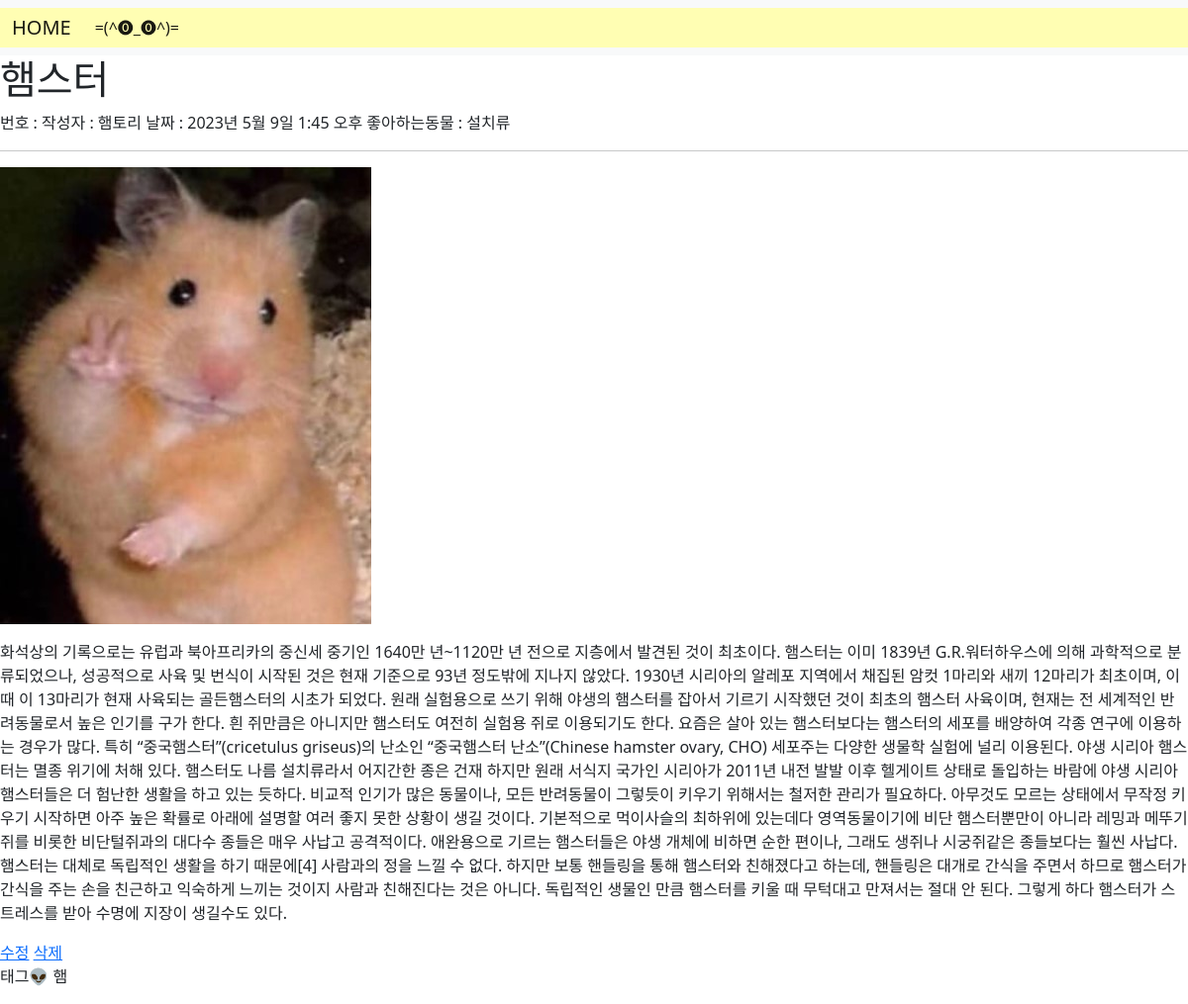
The page /1 on the database its author committed.
### main/models.py (models this page shows, shortened)
class Post(models.Model):
    title = models.CharField(max_length=200)
    writer = models.CharField(max_length=100)
    pub_date = models.DateTimeField()
    body = models.TextField()
    fanname = models.CharField(max_length=50)
    hashtag = models.CharField(max_length=50)
    image = models.ImageField(upload_to="post/", blank=True, null=True)

### main/views.py (the view)
# urls.py: path('<int:id>', detail,name="detail"),
def detail(request, id):
    post = get_object_or_404(Post, pk=id)
    return render(request, 'main/detail.html', {'post': post})

### main/templates/main/detail.html
{% extends 'base.html' %}
{% load static %}
{% block content %}
<h1>{{post.title}}</h1>
번호 : {{post.post_num}}
작성자 : {{post.writer}}
날짜 : {{post.pub_date}}
좋아하는동물 : {{post.fanname}}
<hr>
{% if post.image %}
    <p><img src="{{ post.image.url }}" alt="🖼️"></p>
{% endif %}
<p>{{post.body}}</p>
<a href = "{% url 'main:edit' post.id %}">수정</a>
<a href = "{% url 'main:delete' post.id %}">삭제</a>
<p> 태그👽 {{post.hashtag}}</p>
{% endblock %}

### likelion_11th/templates/base.html (shortened to what this page needs)
<!doctype html>
{% load static %}
<html lang="ko">
<head>
    <link rel="stylesheet"  type="text/css" href"{% static 'css/project.css'%}>
    <link href="https://cdn.jsdelivr.net/npm/bootstrap@5.1.3/dist/css/bootstrap.min.css" rel="stylesheet">
</head>
<body>
  {% include 'shared/_navbar.html' %}
  {% block content %}
  {% endblock %}
</body>
</html>

### likelion_11th/templates/shared/_navbar.html (shortened to what this page needs)
<nav class="navbar navbar-expand-lg navbar-light bg-light">
    <div class="container-fluid" style="background-color: #fffeb3;">
    <a class="navbar-brand" href="{% url 'main:mainpage' %}">HOME</a>
    <div class="collapse navbar-collapse" id="navbarNav">
        <ul class="navbar-nav">
        <li class="nav-item">
            <a class="nav-link active" aria-current="page" href="{% url 'main:secondpage' %}">=(^⓿_⓿^)=</a>
        </li>
        </ul>
    </div>
    </div>
  </nav>

### rows shown on the page
Post: title "햄스터", writer "햄토리", pub_date "2023년 5월 9일 1:45 오후", fanname "설치류", image (picture), body "화석상의 기록으로는 유럽과 북아프리카의 중신세 중기인 1640만 년~1120만 년 전으로 지층에서 발견된 것이 최초이다. 햄스터는 이미 1839년 G.R.워터하우스에 의해 과학적으로 분류되었으나, 성공적으로 사육 및 번식이 시작된 것은 현재 기준으로 93년 정도밖에 지나지 않았다. 1930년 시리아의 알레포 지역에서 채집된 암컷 1마리와 새끼 12마리가 최초이며, 이 때 이 13마리가 현재 사육되는 골든햄스터의 시초가 되었다. 원래 실험용으로 쓰기 위해 야생의 햄스터를 잡아서 기르기 시작했던 것이 최초의 햄스터 사육이며, 현재는 전 세계적인 반려동물로서 높은 인기를 구가 한다. 흰 쥐만큼은 아니지만 햄스터도 여전히 실험용 쥐로 이용되기도 한다. 요즘은 살아 있는 햄스터보다는 햄스터의 세포를 배양하여 각종 연구에 이용하는 경우가 많다. 특히 “중국햄스터”(cricetulus griseus)의 난소인 “중국햄스터 난소”(Chinese hamster ovary, CHO) 세포주는 다양한 생물학 실험에 널리 이용된다. 야생 시리아 햄스터는 멸종 위기에 처해 있다. 햄스터도 나름 설치류라서 어지간한 종은 건재 하지만 원래 서식지 국가인 시리아가 2011년 내전 발발 이후 헬게이트 상태로 돌입하는 바람에 야생 시리아 햄스터들은 더 험난한 생활을 하고 있는 듯하다. 비교적 인기가 많은 동물이나, 모든 반려동물이 그렇듯이 키우기 위해서는 철저한…", hashtag "햄"
